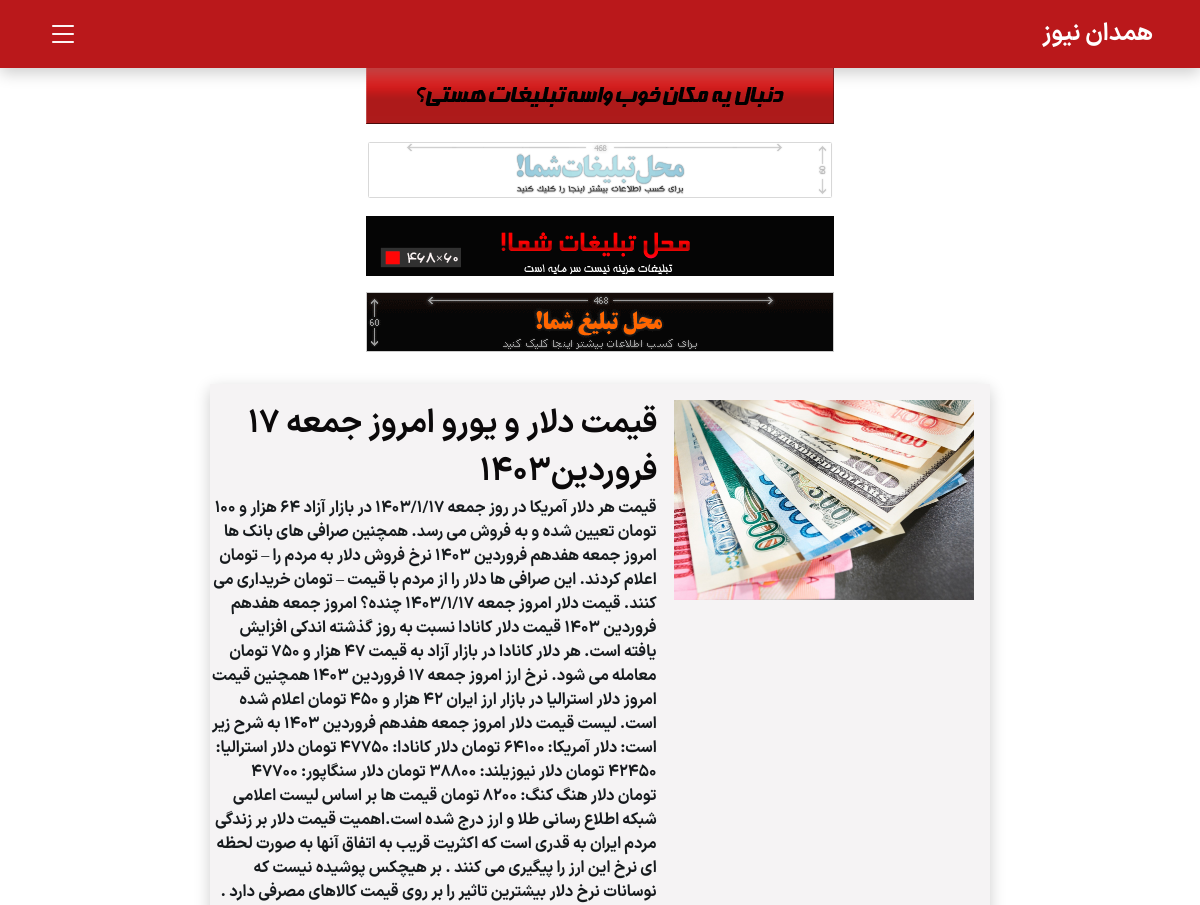
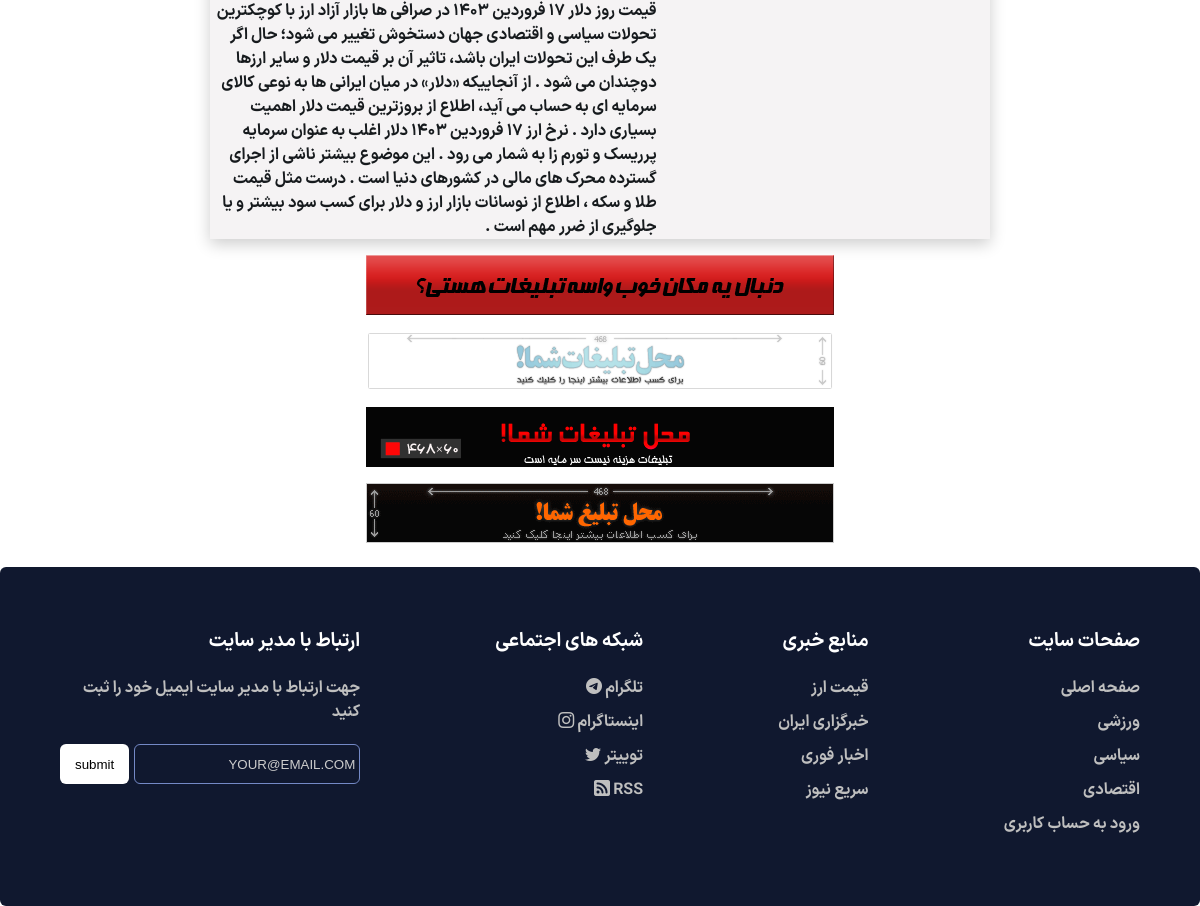
Page /news-breaking.php?postid=2 on the committed database (2 pictures, top to bottom).
### tables this page shows
CREATE TABLE `breakingnews` (
  `id` int(11) NOT NULL,
  `title` varchar(200) NOT NULL,
  `image` varchar(200) NOT NULL,
  `content` text NOT NULL,
  `Category` varchar(20) NOT NULL
);

### news-breaking.php (the view, shortened to what this page needs)
<html lang="fa">
<head>
    <link rel="stylesheet" href="Style/Style.css" />
    <link rel="stylesheet" href="style/bootstrap-icons.css" />
</head>
<body>
    <div class="all-screen">
        <nav class="navbar">
            <div class="navbar-center">
                <div class="nav-header">
                    <h3>همدان نیوز</h3>
                    <button type="button" class="nav-toggle" id="nav-toggle">
                        <i class="bi bi-list"></i>
                    </button>
                </div>
            </div>
        </nav>
        <div class="break">&nbsp;</div>
        <div class="break">&nbsp;</div>
        <div class="ads">
            <a href="#"><img src="Photo/tab1.gif" alt="" /></a>
            <a href="#"><img src="Photo/tab2.gif" alt="" /></a>
            <a href="#"><img src="Photo/tab3.gif" alt="" /></a>
            <a href="#"><img src="Photo/tab4.gif" alt="" /></a>
        </div>
        <div class="mid news-mid">
            <div class="news-screen">
                <div class="last news-last">
                    <?php
                    include "panel/config.php";
                    ?>
                    <?php
                    $postid = $_GET['postid'];
                    $query = "SELECT * FROM `breakingnews` where `id` =$postid ;";
                    $result = mysqli_query($link, $query);
                    while ($row = mysqli_fetch_array($result)) {
                        ?>
                        <img src="<?php echo $row['image']; ?>" alt="" class="last-photo news-photo" />
                        <div class="l">
                            <h2 class="last-titr news-titr">
                                <?php echo $row['title']; ?>
                            </h2>
                            <p class="last-par news-par">
                                <?php echo $row['content']; ?>
                            </p>
                        </div>
                    </div>
                <?php } ?>
            </div>
            <div class="ads">
                <a href="#"><img src="Photo/tab1.gif" alt="" /></a>
                <a href="#"><img src="Photo/tab2.gif" alt="" /></a>
                <a href="#"><img src="Photo/tab3.gif" alt="" /></a>
                <a href="#"><img src="Photo/tab4.gif" alt="" /></a>
            </div>
        </div>
        <section class="footer">
            <div class="footer-row">
                <div class="footer-col">
                    <h4>صفحات سایت</h4>
                    <ul class="links">
                        <li><a href="index.php"> صفحه اصلی</a></li>
                        <li><a href="sport.php">ورزشی</a></li>
                        <li><a href="political.php">سیاسی</a></li>
                        <li><a href="Economic.php">اقتصادی</a></li>
                        <li><a href="login.php">ورود به حساب کاربری</a></li>
                    </ul>
                </div>
                <div class="footer-col">
                    <h4>منابع خبری</h4>
                    <ul class="links">
                        <li><a href="#">قیمت ارز</a></li>
                        <li><a href="#">خبرگزاری ایران</a></li>
                        <li><a href="#">اخبار فوری</a></li>
                        <li><a href="#">سریع نیوز</a></li>
                    </ul>
                </div>
                <div class="footer-col">
                    <h4>شبکه های اجتماعی</h4>
                    <ul class="links">
                        <li>
                            <a href="#"> تلگرام <i class="bi bi-telegram"></i></a>
                        </li>
                        <li>
                            <a href="#"> اینستاگرام <i class="bi bi-instagram"></i></a>
                        </li>
                        <li>
                            <a href="#">توییتر <i class="bi bi-twitter"></i></a>
                        </li>
                        <li>
                            <a href="#">RSS <i class="bi bi-rss-fill"></i></a>
                        </li>
                    </ul>
                </div>
                <div class="footer-col">
                    <h4>ارتباط با مدیر سایت</h4>
                    <p>جهت ارتباط با مدیر سایت ایمیل خود را ثبت کنید</p>
                    <form action="#">
                        <input type="text" placeholder=" YOUR@EMAIL.COM " required />
                        <button type="submit">submit</button>
                    </form>
                </div>
            </div>
        </section>
    </div>
</body>

### Style/Style.css (style rules this page uses)
:root { --black: #0b090a; --darkgray: #161a1d; --darkred: #660708; --red: #ba181b; --lightred: #a4161a; --lightred2: #e5383b; --silver: #b1a7a6; --lightsilver: #d3d3d3; --darkwhite: #f5f3f4; --withe: #ffffff; --iransans: "iransans"; --iransans-bold: "iransans-bold"; --transition: all 0.3s linear; --light-shadow: 0 5px 15px rgba(0, 0, 0, 0.1); --dark-shadow: 0 5px 15px rgba(0, 0, 0, 0.2); }
* { padding: 0; margin: 0; box-sizing: border-box; }
body { font-family: var(--iransans-bold); direction: rtl; }
ul { list-style: none; }
a { text-decoration: none; }
h2 { font-size: 2rem; color: #0b090a; }
h3 { font-size: 1.25rem; }
h4 { font-size: 0.875rem; }
p { margin-bottom: 1.25rem; }
@media screen and (min-width: 800px) { h2 { font-size: 2rem; } }
@media screen and (min-width: 800px) { tr, th, h3 { font-size: 1.5rem; } }
@media screen and (min-width: 800px) { h4 { font-size: 0.75rem; } }
@media screen and (min-width: 800px) { body { font-size: 1rem; } }
.navbar { position: fixed; top: 0; right: 0; z-index: 2; background: var(--red); width: 100%; box-shadow: var(--dark-shadow); }
.nav-header { display: flex; justify-content: space-between; align-items: center; padding: 1rem 2rem; }
.navbar-center { width: 100%; max-width: 1170px; margin: 0 auto; }
.nav-header { color: var(--withe); font-size: 1.5rem; }
.nav-toggle { font-size: 2rem; background: transparent; border: none; cursor: pointer; color: var(--withe); }
.ads { margin: 0.5rem 15%; display: flex; width: 100wh; flex-wrap: wrap; justify-content: space-evenly; align-items: center; }
.ads img { margin: 0.5rem 0; }
.mid { justify-content: start; align-items: center; margin-top: 1rem; padding: 0.5rem 0; }
.last { display: flex; align-self: center; border: solid 0.1rem var(--silver); }
.last-titr { display: block; margin-top: 1rem; color: #0b090a; }
.last-photo { justify-content: start; display: flex; width: auto; height: 200px; margin: 1rem; }
a { color: #0b090a; }
.last-par { color: var(--darkgray); margin: 0 1px; max-width: 90%; }
.footer { width: 100%; background: #10182f; border-radius: 6px; }
.footer .footer-row { display: flex; flex-wrap: wrap; justify-content: space-between; gap: 3.5rem; padding: 60px; }
.footer-row .footer-col h4 { color: #fff; font-size: 1.2rem; font-weight: 400; }
.footer-col .links { margin-top: 20px; }
.footer-col .links li { list-style: none; margin-bottom: 10px; }
.footer-col .links li a { text-decoration: none; color: #bfbfbf; }
.footer-col p { margin: 20px 0; color: #bfbfbf; max-width: 300px; }
.footer-col form { display: flex; gap: 5px; }
.footer-col input { height: 40px; border-radius: 6px; background: none; width: 100%; outline: none; border: 1px solid #7489c6; caret-color: #fff; color: #fff; padding-left: 10px; }
.footer-col input::placeholder { color: #ccc; }
.footer-col form button { background: #fff; outline: none; border: none; padding: 10px 15px; border-radius: 6px; cursor: pointer; font-weight: 500; transition: 0.2s ease; }
.news-last { border: none; box-shadow: var(--dark-shadow); background: var(--darkwhite); }
.news-par { max-width: 40rem; }
@media screen and (min-width: 749px) { .news-mid { width: 100%; } }
@media screen and (min-width: 749px) { .news-screen { justify-content: center; align-items: center; } }
@media screen and (min-width: 749px) { .news-last { margin: 0 50%; transform: translate(+50%); width: 65%; max-width: 976px; justify-content: center; border: none; box-shadow: var(--dark-shadow); background: var(--darkwhite); } }

### rows in the picture
breakingnews: title "قیمت دلار و یورو امروز جمعه ۱۷ فروردین۱۴۰۳", content "قیمت هر دلار آمریکا در روز جمعه ۱۴۰۳/۱/۱۷ در بازار آزاد ۶۴ هزار و ۱۰۰ تومان تعیین شده و به فروش می رسد. همچنین صرافی های بانک ها امروز جمعه هفدهم فروردین ۱۴۰۳ نرخ فروش دلار به مردم را – تومان اعلام کردند. این صرافی ها دلار را از مردم با قیمت – تومان خریداری می کنند. قیمت دلار امروز جمعه ۱۴۰۳/۱/۱۷ چنده؟ امروز جمعه هفدهم فروردین ۱۴۰۳ قیمت دلار کانادا نسبت به روز گذشته اندکی افزایش یافته است. هر دلار کانادا در بازار آزاد به قیمت ۴۷ هزار و ۷۵۰ تومان معامله می شود. نرخ ارز امروز جمعه ۱۷ فروردین ۱۴۰۳ همچنین قیمت امروز دلار استرالیا در بازار ارز ایران ۴۲ هزار و ۴۵۰ تومان اعلام شده است. لیست قیمت دلار امروز جمعه هفدهم فروردین ۱۴۰۳ به شرح زیر است: دلار آمریکا: ۶۴۱۰۰ تومان دلار کانادا: ۴۷۷۵۰ تومان…"
